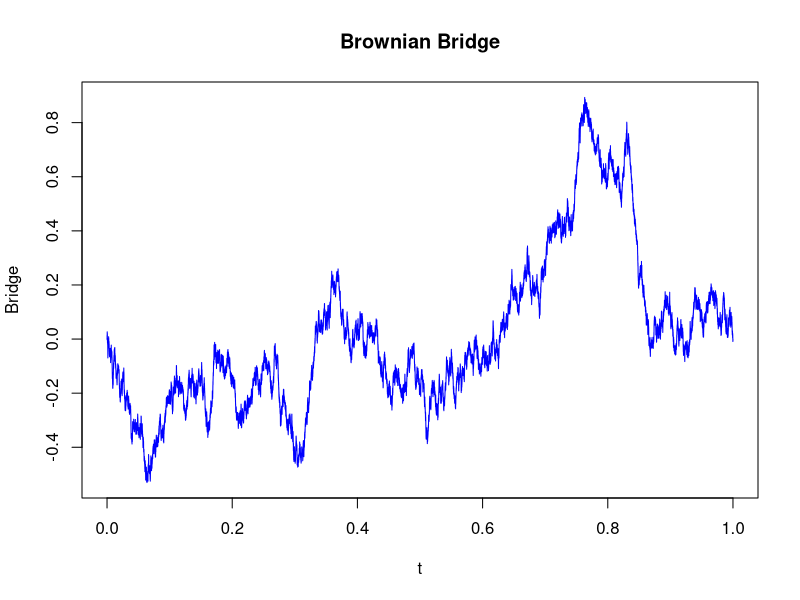

Source code (R): (Note: this script raises an error after producing the figure.)
# Set parameters
n <- 1000000  # Number of samples
set.seed(2)   # Set seed for reproducibility

# Generate uniform random samples and sort them
samples <- runif(n, 0, 1)
sorted_samples <- sort(samples)

# Initialize vectors for empirical CDF calculations
ecp <- numeric(n)  # Empirical CDF (upper bound)
ecm <- numeric(n)  # Empirical CDF (lower bound)
cd <- numeric(n)   # Cumulative distribution
dp <- numeric(n)   # D+ values
dm <- numeric(n)   # D- values

# Compute empirical CDF and D+ and D- values
for (i in 1:n) {
  ecp[i] <- i / n                  # ECDF upper bound
  ecm[i] <- (i - 1) / n            # ECDF lower bound
  cd[i] <- sorted_samples[i]       # Sorted cumulative distribution
  dp[i] <- ecp[i] - cd[i]          # D+ calculation
  dm[i] <- ecm[i] - cd[i]          # D- calculation
}

# Compute the Kolmogorov-Smirnov statistic
dm <- abs(dm)                      # Take absolute values of D-
ks_statistic <- max(max(dm), max(dp))  # Maximum of D+ and D-
ks_statistic

# Visualize Brownian bridge and associated statistics
n <- 100000  # Update sample size
y <- runif(n, 0, 1)  # Generate uniform samples
sample_mean <- mean(y)  # Mean of samples
sample_variance <- var(y)  # Variance of samples

# Normalize the samples
x <- (y - sample_mean) / sqrt(sample_variance)
x <- cumsum(x)  # Cumulative sum
x <- x / sqrt(n)

# Generate time points
t <- seq(0, 1, length.out = n)

# Plot the Brownian bridge
plot(t, x, col = 'blue', type = 'l', main = "Brownian Bridge", xlab = "t", ylab = "Bridge")

# Calculate Brownian bridge adjustments
B <- x - t * x[n]
max_B <- max(B)  # Maximum deviation of the Brownian bridge
tmin <- which.min(B)  # Time point of minimum value
new_t <- (t[tmin] - t) %% 1  # Adjust time points
j <- floor(new_t * n)

# Calculate adjusted Brownian bridge
B_min <- min(B)
adjusted_B <- B[j] - B_min

# Plot the adjusted Brownian bridge
plot(1:n, adjusted_B, type = "l", main = "Adjusted Brownian Bridge", xlab = "Index", ylab = "Bridge Adjustment")

# Censoring example
censor_time <- 1.2  # Censoring threshold
data <- rexp(n, rate = 1)  # Generate exponential data
non_censored <- data[data < censor_time]  # Filter non-censored data

# Perform Kolmogorov-Smirnov test
ks_test_result <- ks.test(non_censored, 'pexp', alternative = 'two.sided')
ks_test_result
